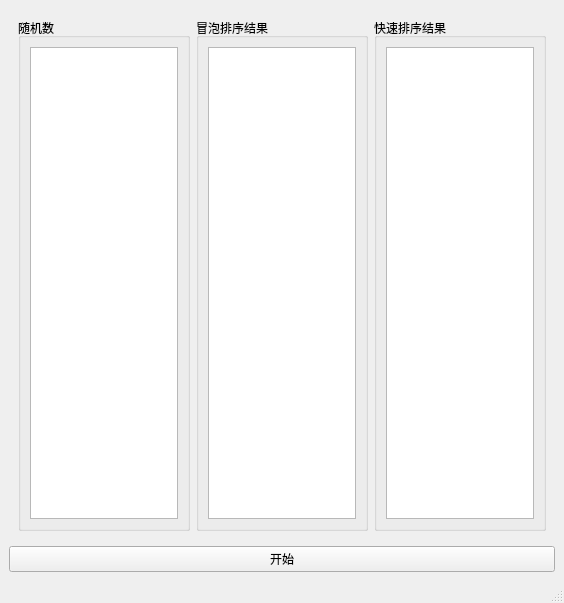
<?xml version="1.0" encoding="UTF-8"?>
<ui version="4.0">
 <class>MainWindow</class>
 <widget class="QMainWindow" name="MainWindow">
  <property name="geometry">
   <rect>
    <x>0</x>
    <y>0</y>
    <width>564</width>
    <height>603</height>
   </rect>
  </property>
  <property name="windowTitle">
   <string>MainWindow</string>
  </property>
  <widget class="QWidget" name="centralwidget">
   <layout class="QVBoxLayout" name="verticalLayout">
    <item>
     <widget class="QWidget" name="widget" native="true">
      <layout class="QHBoxLayout" name="horizontalLayout">
       <item>
        <widget class="QGroupBox" name="groupBox">
         <property name="title">
          <string>随机数</string>
         </property>
         <layout class="QGridLayout" name="gridLayout">
          <item row="0" column="0">
           <widget class="QListWidget" name="randList"/>
          </item>
         </layout>
        </widget>
       </item>
       <item>
        <widget class="QGroupBox" name="groupBox_2">
         <property name="title">
          <string>冒泡排序结果</string>
         </property>
         <layout class="QGridLayout" name="gridLayout_2">
          <item row="0" column="0">
           <widget class="QListWidget" name="bubbleList"/>
          </item>
         </layout>
        </widget>
       </item>
       <item>
        <widget class="QGroupBox" name="groupBox_3">
         <property name="title">
          <string>快速排序结果</string>
         </property>
         <layout class="QGridLayout" name="gridLayout_3">
          <item row="0" column="0">
           <widget class="QListWidget" name="quickList"/>
          </item>
         </layout>
        </widget>
       </item>
      </layout>
     </widget>
    </item>
    <item>
     <widget class="QPushButton" name="start">
      <property name="text">
       <string>开始</string>
      </property>
     </widget>
    </item>
   </layout>
  </widget>
  <widget class="QMenuBar" name="menubar">
   <property name="geometry">
    <rect>
     <x>0</x>
     <y>0</y>
     <width>564</width>
     <height>25</height>
    </rect>
   </property>
  </widget>
  <widget class="QStatusBar" name="statusbar"/>
 </widget>
 <resources/>
 <connections/>
</ui>
